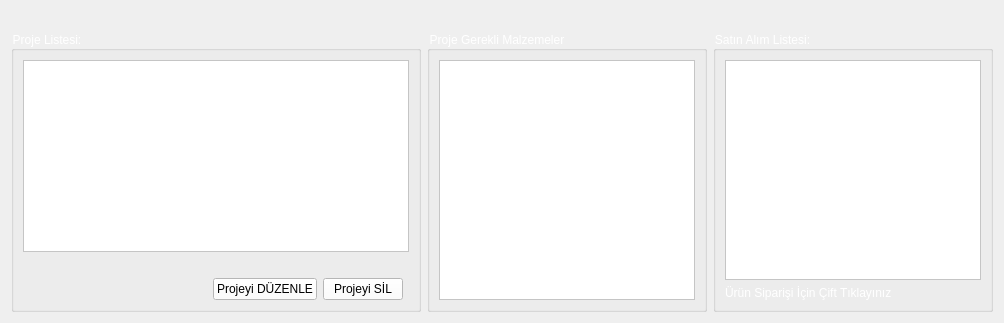
      <widget class="QWidget" name="tab_2">
       <attribute name="title">
        <string>Proje</string>
       </attribute>
       <layout class="QGridLayout" name="gridLayout_13">
        <item row="0" column="6">
         <spacer name="horizontalSpacer_33">
          <property name="orientation">
           <enum>Qt::Horizontal</enum>
          </property>
          <property name="sizeHint" stdset="0">
           <size>
            <width>40</width>
            <height>20</height>
           </size>
          </property>
         </spacer>
        </item>
        <item row="0" column="11">
         <spacer name="horizontalSpacer_22">
          <property name="orientation">
           <enum>Qt::Horizontal</enum>
          </property>
          <property name="sizeHint" stdset="0">
           <size>
            <width>40</width>
            <height>20</height>
           </size>
          </property>
         </spacer>
        </item>
        <item row="0" column="10">
         <spacer name="horizontalSpacer_32">
          <property name="orientation">
           <enum>Qt::Horizontal</enum>
          </property>
          <property name="sizeHint" stdset="0">
           <size>
            <width>40</width>
            <height>20</height>
           </size>
          </property>
         </spacer>
        </item>
        <item row="0" column="0">
         <spacer name="horizontalSpacer_23">
          <property name="orientation">
           <enum>Qt::Horizontal</enum>
          </property>
          <property name="sizeHint" stdset="0">
           <size>
            <width>40</width>
            <height>20</height>
           </size>
          </property>
         </spacer>
        </item>
        <item row="0" column="7">
         <spacer name="horizontalSpacer_35">
          <property name="orientation">
           <enum>Qt::Horizontal</enum>
          </property>
          <property name="sizeHint" stdset="0">
           <size>
            <width>40</width>
            <height>20</height>
           </size>
          </property>
         </spacer>
        </item>
        <item row="0" column="9">
         <spacer name="horizontalSpacer_36">
          <property name="orientation">
           <enum>Qt::Horizontal</enum>
          </property>
          <property name="sizeHint" stdset="0">
           <size>
            <width>40</width>
            <height>20</height>
           </size>
          </property>
         </spacer>
        </item>
        <item row="1" column="12" colspan="5">
         <widget class="QGroupBox" name="groupBox_9">
          <property name="styleSheet">
           <string notr="true">color: rgb(255, 255, 255);</string>
          </property>
          <property name="title">
           <string>Satın Alım Listesi:</string>
          </property>
          <layout class="QGridLayout" name="gridLayout_12">
           <item row="0" column="0">
            <widget class="QTableView" name="tableView_sirketteOlmayanMalzeme">
             <property name="styleSheet">
              <string notr="true">background-color: rgb(255, 255, 255);
selection-color: rgb(255, 255, 255);
selection-background-color: rgb(0, 90, 135);
color: rgb(0, 0, 0);
</string>
             </property>
             <property name="selectionBehavior">
              <enum>QAbstractItemView::SelectRows</enum>
             </property>
             <attribute name="horizontalHeaderStretchLastSection">
              <bool>true</bool>
             </attribute>
            </widget>
           </item>
           <item row="1" column="0">
            <widget class="QLabel" name="label_12">
             <property name="text">
              <string>Ürün Siparişi İçin Çift Tıklayınız</string>
             </property>
            </widget>
           </item>
          </layout>
         </widget>
        </item>
        <item row="1" column="7" colspan="5">
         <widget class="QGroupBox" name="groupBox_8">
          <property name="styleSheet">
           <string notr="true">color: rgb(255, 255, 255);</string>
          </property>
          <property name="title">
           <string>Proje Gerekli Malzemeler</string>
          </property>
          <layout class="QGridLayout" name="gridLayout_11">
           <item row="0" column="0" colspan="2">
            <widget class="QTableView" name="tableView_seciliProjeMalzeme">
             <property name="styleSheet">
              <string notr="true">background-color: rgb(255, 255, 255);
selection-color: rgb(255, 255, 255);
selection-background-color: rgb(0, 90, 135);
color: rgb(0, 0, 0);
</string>
             </property>
             <property name="selectionBehavior">
              <enum>QAbstractItemView::SelectRows</enum>
             </property>
             <attribute name="horizontalHeaderStretchLastSection">
              <bool>true</bool>
             </attribute>
            </widget>
           </item>
          </layout>
         </widget>
        </item>
        <item row="1" column="0" colspan="7">
         <widget class="QGroupBox" name="groupBox_7">
          <property name="styleSheet">
           <string notr="true">color: rgb(255, 255, 255);</string>
          </property>
          <property name="title">
           <string>Proje Listesi:</string>
          </property>
          <layout class="QGridLayout" name="gridLayout_10">
           <item row="1" column="5">
            <spacer name="horizontalSpacer_41">
             <property name="orientation">
              <enum>Qt::Horizontal</enum>
             </property>
             <property name="sizeHint" stdset="0">
              <size>
               <width>40</width>
               <height>20</height>
              </size>
             </property>
            </spacer>
           </item>
           <item row="1" column="6">
            <spacer name="horizontalSpacer_38">
             <property name="orientation">
              <enum>Qt::Horizontal</enum>
             </property>
             <property name="sizeHint" stdset="0">
              <size>
               <width>40</width>
               <height>20</height>
              </size>
             </property>
            </spacer>
           </item>
           <item row="1" column="3">
            <spacer name="horizontalSpacer_39">
             <property name="orientation">
              <enum>Qt::Horizontal</enum>
             </property>
             <property name="sizeHint" stdset="0">
              <size>
               <width>40</width>
               <height>20</height>
              </size>
             </property>
            </spacer>
           </item>
           <item row="1" column="2">
            <spacer name="horizontalSpacer_40">
             <property name="orientation">
              <enum>Qt::Horizontal</enum>
             </property>
             <property name="sizeHint" stdset="0">
              <size>
               <width>40</width>
               <height>20</height>
              </size>
             </property>
            </spacer>
           </item>
           <item row="0" column="0" colspan="8">
            <widget class="QTableView" name="tableView_sirketProjeleri">
             <property name="styleSheet">
              <string notr="true">background-color: rgb(255, 255, 255);
selection-color: rgb(255, 255, 255);
selection-background-color: rgb(0, 90, 135);
color: rgb(0, 0, 0);
</string>
             </property>
             <property name="selectionBehavior">
              <enum>QAbstractItemView::SelectRows</enum>
             </property>
             <attribute name="horizontalHeaderStretchLastSection">
              <bool>true</bool>
             </attribute>
            </widget>
           </item>
           <item row="2" column="6">
            <widget class="QPushButton" name="pushButton_5">
             <property name="styleSheet">
              <string notr="true">
color: rgb(0, 0, 0);
background-color: rgb(255, 255, 255);</string>
             </property>
             <property name="text">
              <string>Projeyi SİL</string>
             </property>
            </widget>
           </item>
           <item row="1" column="1">
            <spacer name="horizontalSpacer_37">
             <property name="orientation">
              <enum>Qt::Horizontal</enum>
             </property>
             <property name="sizeHint" stdset="0">
              <size>
               <width>40</width>
               <height>20</height>
              </size>
             </property>
            </spacer>
           </item>
           <item row="1" column="4">
            <spacer name="horizontalSpacer_42">
             <property name="orientation">
              <enum>Qt::Horizontal</enum>
             </property>
             <property name="sizeHint" stdset="0">
              <size>
               <width>40</width>
               <height>20</height>
              </size>
             </property>
            </spacer>
           </item>
           <item row="2" column="5">
            <widget class="QPushButton" name="pushButton_6">
             <property name="styleSheet">
              <string notr="true">
color: rgb(0, 0, 0);
background-color: rgb(255, 255, 255);</string>
             </property>
             <property name="text">
              <string>Projeyi DÜZENLE</string>
             </property>
            </widget>
           </item>
          </layout>
         </widget>
        </item>
        <item row="0" column="2">
         <spacer name="horizontalSpacer_24">
          <property name="orientation">
           <enum>Qt::Horizontal</enum>
          </property>
          <property name="sizeHint" stdset="0">
           <size>
            <width>40</width>
            <height>20</height>
           </size>
          </property>
         </spacer>
        </item>
        <item row="0" column="12">
         <spacer name="horizontalSpacer_46">
          <property name="orientation">
           <enum>Qt::Horizontal</enum>
          </property>
          <property name="sizeHint" stdset="0">
           <size>
            <width>40</width>
            <height>20</height>
           </size>
          </property>
         </spacer>
        </item>
        <item row="0" column="3">
         <spacer name="horizontalSpacer_47">
          <property name="orientation">
           <enum>Qt::Horizontal</enum>
          </property>
          <property name="sizeHint" stdset="0">
           <size>
            <width>40</width>
            <height>20</height>
           </size>
          </property>
         </spacer>
        </item>
        <item row="0" column="5">
         <spacer name="horizontalSpacer_50">
          <property name="orientation">
           <enum>Qt::Horizontal</enum>
          </property>
          <property name="sizeHint" stdset="0">
           <size>
            <width>40</width>
            <height>20</height>
           </size>
          </property>
         </spacer>
        </item>
        <item row="0" column="8">
         <spacer name="horizontalSpacer_48">
          <property name="orientation">
           <enum>Qt::Horizontal</enum>
          </property>
          <property name="sizeHint" stdset="0">
           <size>
            <width>40</width>
            <height>20</height>
           </size>
          </property>
         </spacer>
        </item>
        <item row="0" column="13">
         <spacer name="horizontalSpacer_49">
          <property name="orientation">
           <enum>Qt::Horizontal</enum>
          </property>
          <property name="sizeHint" stdset="0">
           <size>
            <width>40</width>
            <height>20</height>
           </size>
          </property>
         </spacer>
        </item>
        <item row="0" column="15">
         <spacer name="horizontalSpacer_44">
          <property name="orientation">
           <enum>Qt::Horizontal</enum>
          </property>
          <property name="sizeHint" stdset="0">
           <size>
            <width>40</width>
            <height>20</height>
           </size>
          </property>
         </spacer>
        </item>
        <item row="0" column="1">
         <spacer name="horizontalSpacer_21">
          <property name="orientation">
           <enum>Qt::Horizontal</enum>
          </property>
          <property name="sizeHint" stdset="0">
           <size>
            <width>40</width>
            <height>20</height>
           </size>
          </property>
         </spacer>
        </item>
        <item row="0" column="16">
         <spacer name="horizontalSpacer_45">
          <property name="orientation">
           <enum>Qt::Horizontal</enum>
          </property>
          <property name="sizeHint" stdset="0">
           <size>
            <width>40</width>
            <height>20</height>
           </size>
          </property>
         </spacer>
        </item>
        <item row="0" column="14">
         <spacer name="horizontalSpacer_43">
          <property name="orientation">
           <enum>Qt::Horizontal</enum>
          </property>
          <property name="sizeHint" stdset="0">
           <size>
            <width>40</width>
            <height>20</height>
           </size>
          </property>
         </spacer>
        </item>
        <item row="0" column="4">
         <spacer name="horizontalSpacer_51">
          <property name="orientation">
           <enum>Qt::Horizontal</enum>
          </property>
          <property name="sizeHint" stdset="0">
           <size>
            <width>40</width>
            <height>20</height>
           </size>
          </property>
         </spacer>
        </item>
       </layout>
      </widget>
